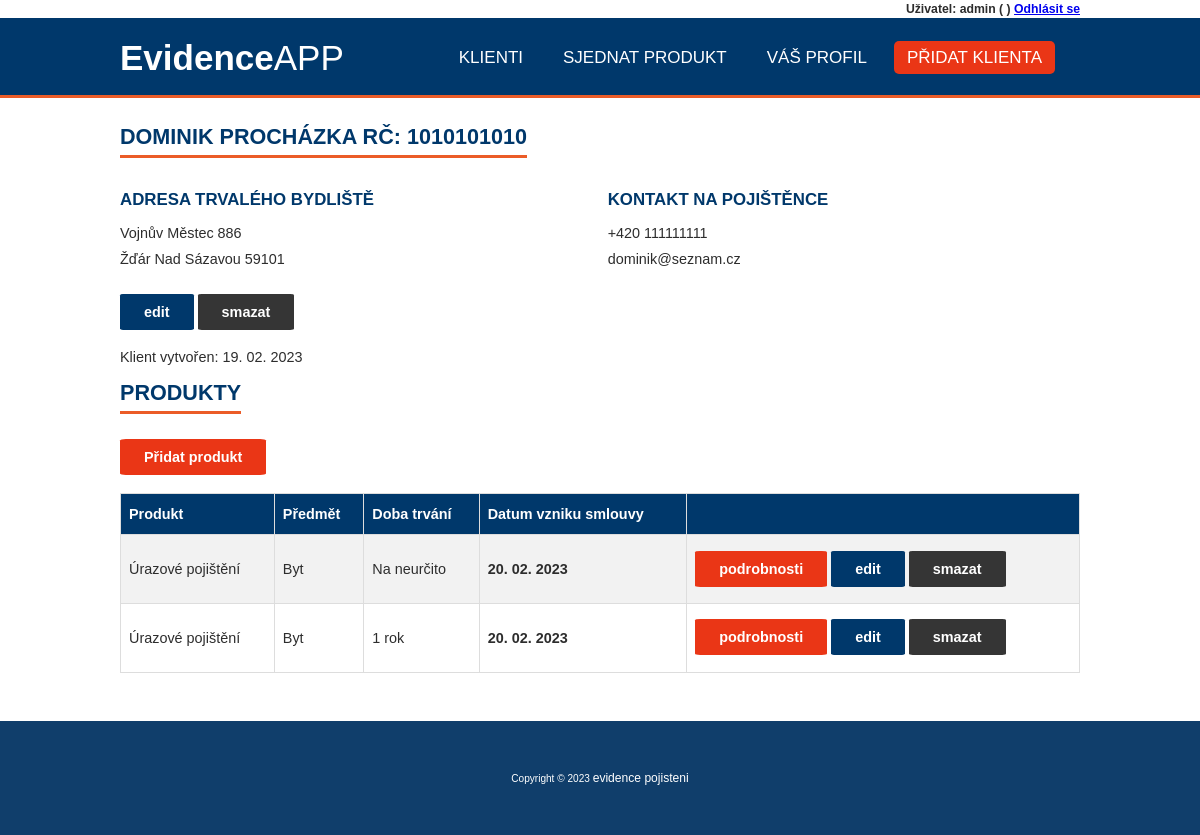
/klient/10 (signed in), run on an earlier commit of the app's database.
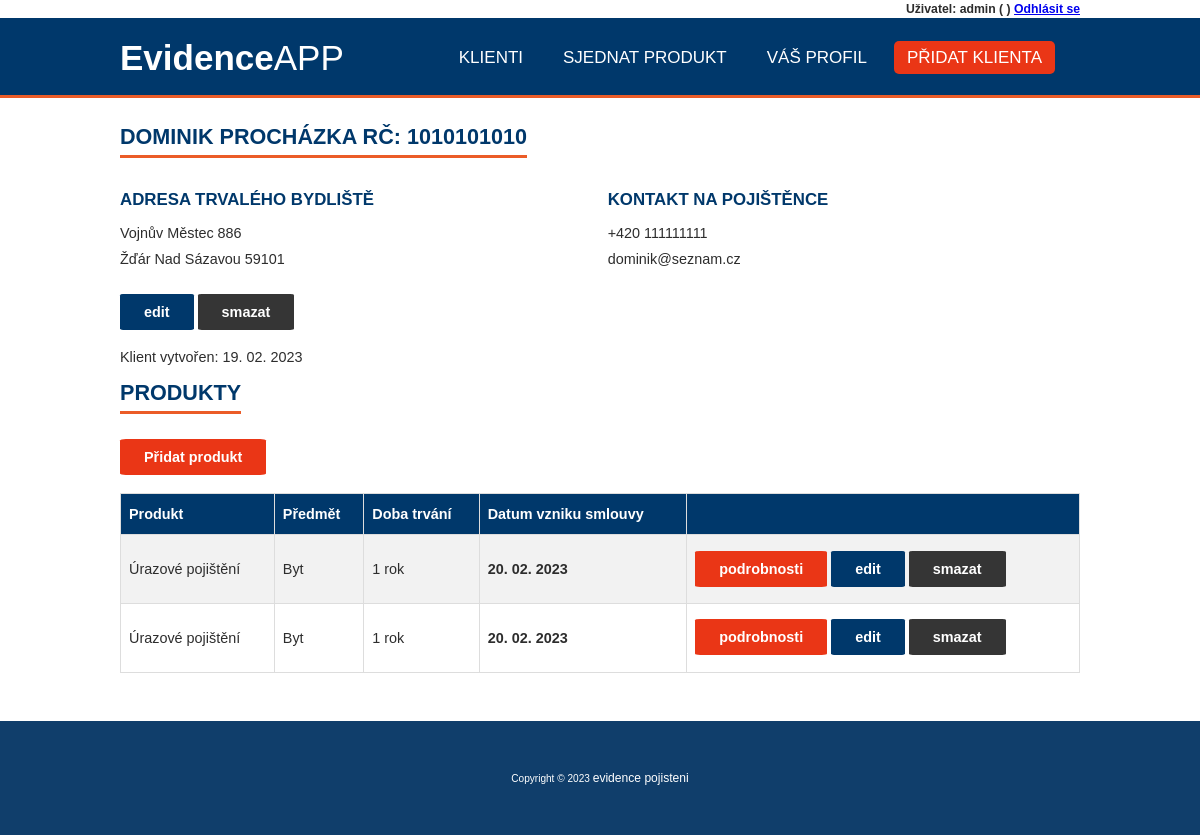
And on a later commit of the database.
### evidence_pojisteni/models.py (models this page shows, shortened)
class Produkty(models.Model):
    VYBER_PRODUKTU = (
    ('Pojištění majetku','Pojištění majetku'),
    ('Úrazové pojištění','Úrazové pojištění'),
    ('Cestovní pojištění','Cestovní pojištění'),
    )
    STATUS = (
        ('aktivní', 'Aktivní'),
        ('neaktivní', 'Neaktivní'),
    )
    DOBA_TRVANI = (
        ('1 rok', '1 rok'),
        ('2 roky', '2 roky'),
        ('Na neurčito', 'na neurčito'),
    )
    klient = models.ForeignKey(Klient, null=True, on_delete=models.SET_NULL)
    nazev_produktu = models.CharField(
        max_length=80,
        choices=VYBER_PRODUKTU,
        null=True,
        verbose_name='Název produktu')
    predmet = models.CharField(max_length=80, null=True, verbose_name='Předmět produktu')
    castka = models.CharField(max_length=10, validators=[only_int], null=True, verbose_name='Částka')
    doba_trvani = models.CharField(
        max_length=80,
        null=True,
        choices=DOBA_TRVANI,
        verbose_name='Doba trvání smlouvy',
        )
    platnost_od = models.CharField(max_length=20,null=True, verbose_name='Platnost od')
    platnost_do = models.CharField(max_length=20,null=True, verbose_name='Platnost do')
    date_created = models.DateTimeField(auto_now_add=True, null=True, verbose_name='Datum registrace')
    status = models.CharField(
        max_length=32,
        choices=STATUS,
        null=True,
        default='aktivni',
        verbose_name='Status',
    )
    class Meta:
            verbose_name="Produkt"
            verbose_name_plural="Produkty"

### evidence_pojisteni/decorators.py (the view)
        def wrapper_func(request, *args, **kwargs):
            group = None
            if request.user.groups.exists():
                group = request.user.groups.all()[0].name
            if group in allowed_roles:
                return view_func(request, *args, **kwargs)
            else:
                return HttpResponse('Pro zobrazení dané stránky nemáš oprávnění')

### evidence_pojisteni/views.py (called while the page is built)
@login_required(login_url='login')
@allowed_users(allowed_roles=['admin'])
def klient(request, pk):
    klient = Klient.objects.get(pk=pk)
    produkty = klient.produkty_set.all()
    context = {'klient':klient, 'produkty':produkty}
    return render(request, 'evidence_pojisteni/klient.html', context)

### evidence_pojisteni/templates/evidence_pojisteni/klient.html
{% extends "base.html" %}
{% block content %}
<h2> {{ klient.jmeno }} {{ klient.prijmeni }} RČ: {{ klient.rodne_cislo }} </h2>
    <section class="section">
        <div class="col span-1-of-2">
            <h3>Adresa trvalého bydliště</h3>
            <p>{{ klient.ulice}} {{ klient.cislo_popisne }}</p>
            <p>{{ klient.mesto }}  {{ klient.psc }}</p>
        </div>
        <div class="col span-1-of-2">
            <h3>Kontakt na pojištěnce</h3>
            <p>+420 {{ klient.telefon }}</p>
            <p>{{ klient.e_mail }}</p>
        </div>
    </section>
                <a class="tlacitko tlacitko1" href="{% url 'update_klient' klient.id %}">edit</a>
                <a class="tlacitko tlacitko3" href="{% url 'delete_klient' klient.id %}">smazat</a>
                <p>Klient vytvořen: {{ klient.date_created }}</p>
<h2>Produkty</h2>
<p><a class="tlacitko tlacitko2" href="{% url 'create_produkt' klient.id %}">Přidat produkt</a></p>
<table id="klienti">
    <tr>
        <th>Produkt</th>
        <th>Předmět</th>
        <th>Doba trvání</th>
        <th>Datum vzniku smlouvy</th>
        <th></th>
    </tr>
    {% for produkty in produkty %}
    <tr>
        <td>{{ produkty.nazev_produktu }}</td>
        <td>{{ produkty.predmet }}</td>
        <td>{{ produkty.doba_trvani }}</td>
        <td><strong>{{ produkty.date_created }}</strong></td>
        <td>
            <a class="tlacitko tlacitko2" href="{% url 'produkt' produkty.id %}">podrobnosti</a>
            <a class="tlacitko tlacitko1" href="{% url 'update_produkt' produkty.id %}">edit</a>
            <a class="tlacitko tlacitko3" href="{% url 'delete_produkt' produkty.id %}">smazat</a></td>
    </tr>
    {% endfor %}
</table>
{% endblock %}

What changed in the data, as far as the page shows it:
changed Produkty (number 1 of 2 on the later page): doba_trvani "Na neurčito" → "1 rok"
